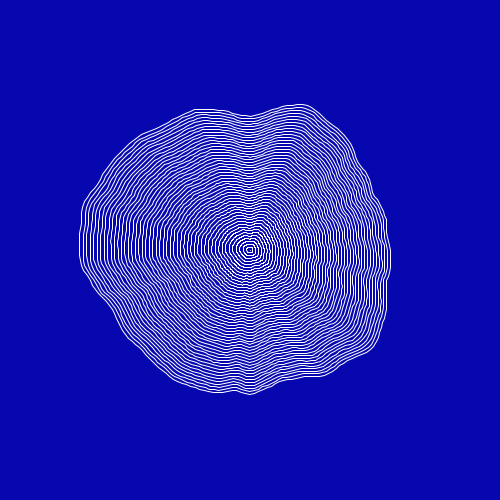
Frame 1 (no input)
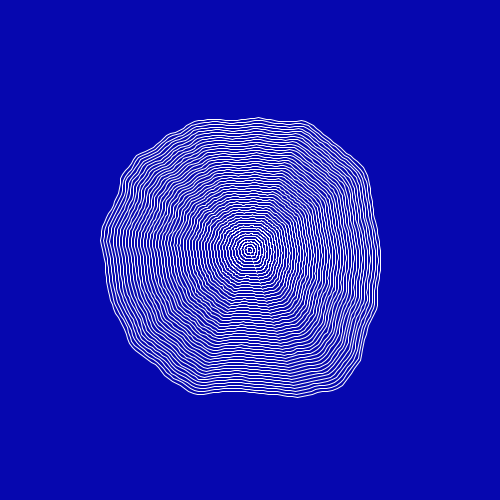
Frame 60 (the mouse pressed at the canvas centre just before this capture)
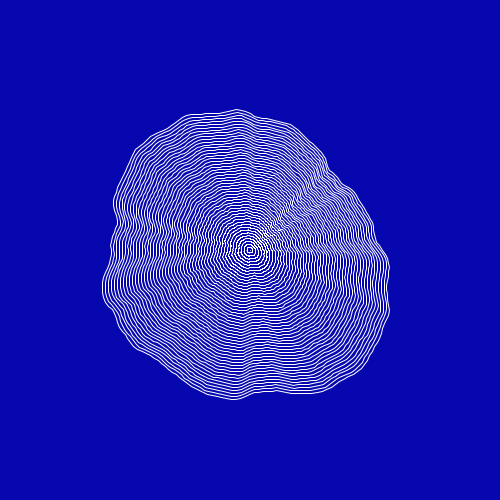
Frame 120 (the mouse held since frame 60 and released just before this capture)

The Processing sketch that drew these frames (run headless with seeded random() and noise(); from frame 60 on, the mouse is pressed at the canvas centre):

// Processing sketch: sketch_03122017
// ── sketch_03122017.pde
Noisy[] noisy = new Noisy[50];

void setup(){
  size(500,500);
  smooth();
  noFill();
  stroke(255);
  for(int i = 0; i < noisy.length; i++){
    noisy[i] = new Noisy(i);
  }
}

void draw(){
  background(6,7,175);
  translate(width/2, height/2);
  for(int i = 0; i < noisy.length; i++){
    noisy[i].display();
  }
}
// ── Noisy.pde
class Noisy{
  int var01 = 454;
  int var02 = 264;
  int var03 = 370;
  int var04 = 40;
  int scalar;
  int total = 200;
  int R = 1;
  float t = 0;
  
  Noisy(int _scalar){
    scalar = _scalar;
  }  
  
  void display(){
    beginShape();
    for(int i = 0; i <= 200; i++){
      float angle = map(i, 0, total, 0, TWO_PI);
      float x = cos(angle);
      float y = sin(angle);
      float n = noise(x + var03 + t, y + var04 + t);
      float l = map(n, -1, 1,0, 4);
      float posX = x * l * R * scalar;
      float posY = y * l * R * scalar;
      vertex(posX, posY);
    }
    endShape();
    t+=0.01;
  }
}
